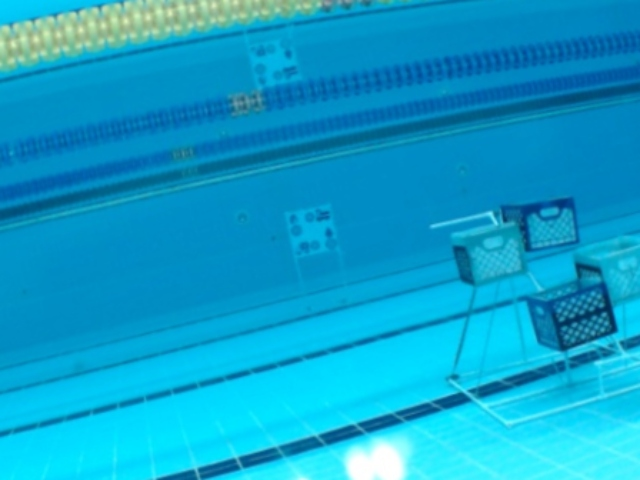
#> input picture havuz_26_haziran_bozuk.jpg, 640 x 480 px
$ python 'KameraKalibrasyonÖdevi.py'
#> lines starting #> are read from the running program, lines starting #| are printed output that depends on the picture
#> further down, image is the input picture: shape (480, 640, 3); mean B, G, R 204.3, 161.4, 12.9
from pathlib import Path
import cv2
import numpy as np

camera_matrix = np.array([
    [714.285714, 0.0, 319.5],
    [0.0, 714.285714, 239.5],
    [0.0, 0.0, 1.0],
])

dist_coeffs = np.array([-0.22, 0.04, 0.001, -0.001, 0.0])

def undistort_image(image, camera_matrix, dist_coeffs):
    duzeltilmis = cv2.undistort(image, camera_matrix, dist_coeffs)
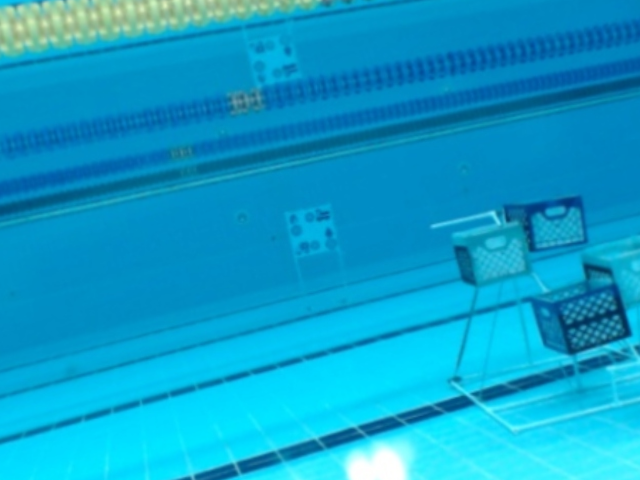
#> duzeltilmis: shape (480, 640, 3); mean B, G, R 203.8, 160, 11.7
    return duzeltilmis

def rotate_image(image, angle_deg):
#> called with angle_deg = -15
    yukseklik, genislik = image.shape[:2]
#> yukseklik = 480; genislik = 640
    merkez = ((genislik - 1) / 2, (yukseklik - 1) / 2)
#> merkez = (319.5, 239.5)

    # Pozitif açı ile saat yönünün tersine döndürüyorum.
    donusum = cv2.getRotationMatrix2D(merkez, angle_deg, 1.0)

    dondurulmus = cv2.warpAffine(image, donusum, (genislik, yukseklik), borderMode=cv2.BORDER_REPLICATE)
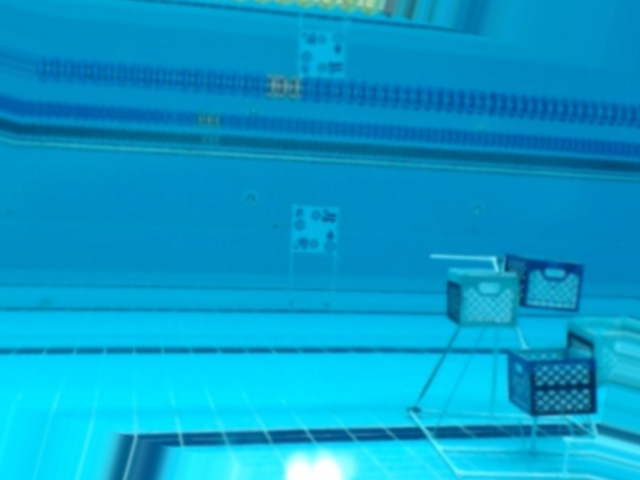
#> dondurulmus: shape (480, 640, 3); mean B, G, R 204.1, 157.6, 6.4
    return dondurulmus

if __name__ == "__main__":
    image_path = Path(__file__).with_name("havuz_26_haziran_bozuk.jpg")
    image = cv2.imread(str(image_path))
    if image is None:
        raise ValueError("Görüntü okunamadı; dosya yolunu kontrol edin.")

    undistorted = undistort_image(image, camera_matrix, dist_coeffs)

    # Açıyı negatif bir değerle döndürüyorum.
    corrected = rotate_image(undistorted, -15.0)

    output_path = image_path.with_name("havuz_26_haziran_duzeltilmisfinal.jpg")
    cv2.imwrite(str(output_path), corrected)

$ run again, with KalibrasyonSoru1deneme1.jpg copied over havuz_26_haziran_bozuk.jpg
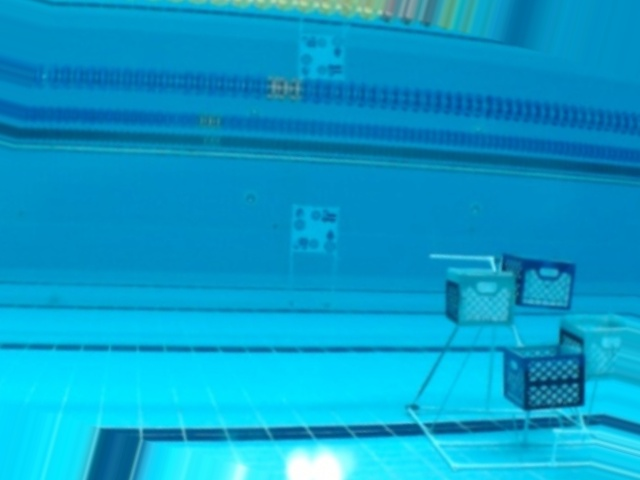
#> input picture KalibrasyonSoru1deneme1.jpg, 640 x 480 px
#> image is the input picture: shape (480, 640, 3); mean B, G, R 204.1, 158.5, 7.9
#> in undistort_image, `duzeltilmis = cv2.undistort(image, camera_matrix, dist_coeffs)`:
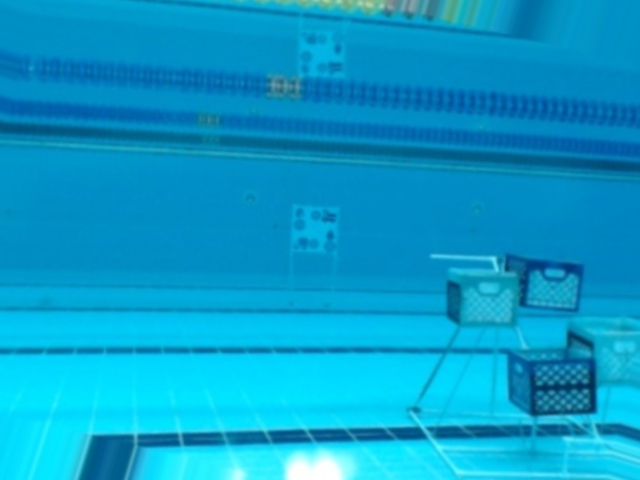
#> duzeltilmis: shape (480, 640, 3); mean B, G, R 203.7, 157.5, 7
#> in rotate_image, `dondurulmus = cv2.warpAffine(image, donusum, (genislik, yukseklik), bo..`:
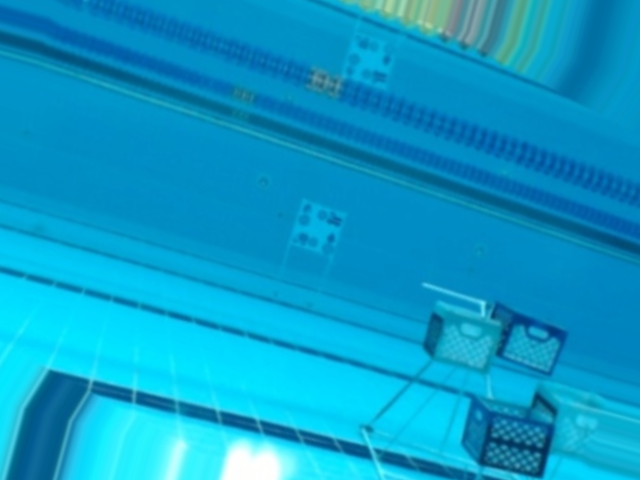
#> dondurulmus: shape (480, 640, 3); mean B, G, R 201.7, 156.6, 9.4

$ run again, with havuz_26_haziran_duzeltilmis2.jpg copied over havuz_26_haziran_bozuk.jpg
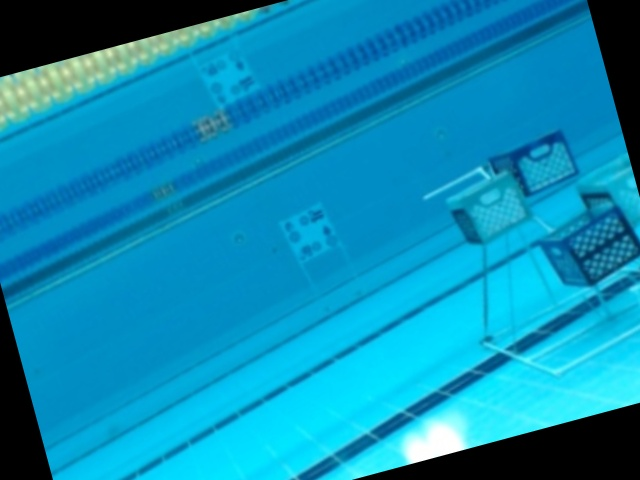
#> input picture havuz_26_haziran_duzeltilmis2.jpg, 640 x 480 px
#> image is the input picture: shape (480, 640, 3); mean B, G, R 181, 141.2, 10
#> in undistort_image, `duzeltilmis = cv2.undistort(image, camera_matrix, dist_coeffs)`:
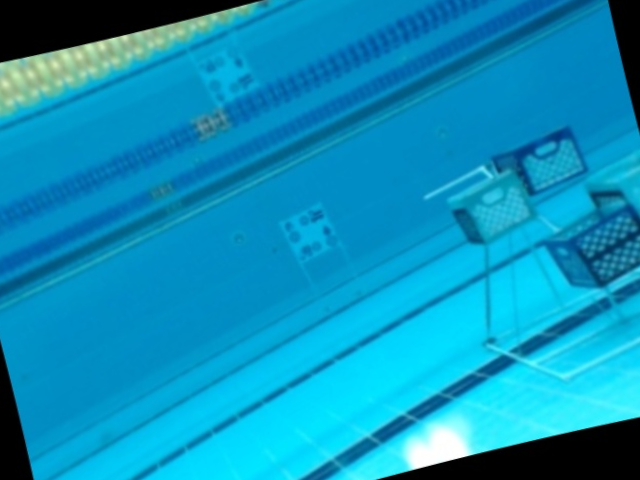
#> duzeltilmis: shape (480, 640, 3); mean B, G, R 188, 146.6, 10.4
#> in rotate_image, `dondurulmus = cv2.warpAffine(image, donusum, (genislik, yukseklik), bo..`:
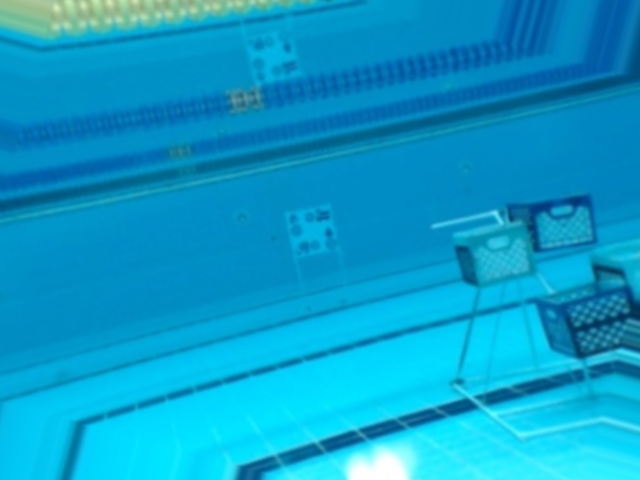
#> dondurulmus: shape (480, 640, 3); mean B, G, R 203, 157.9, 9.6
